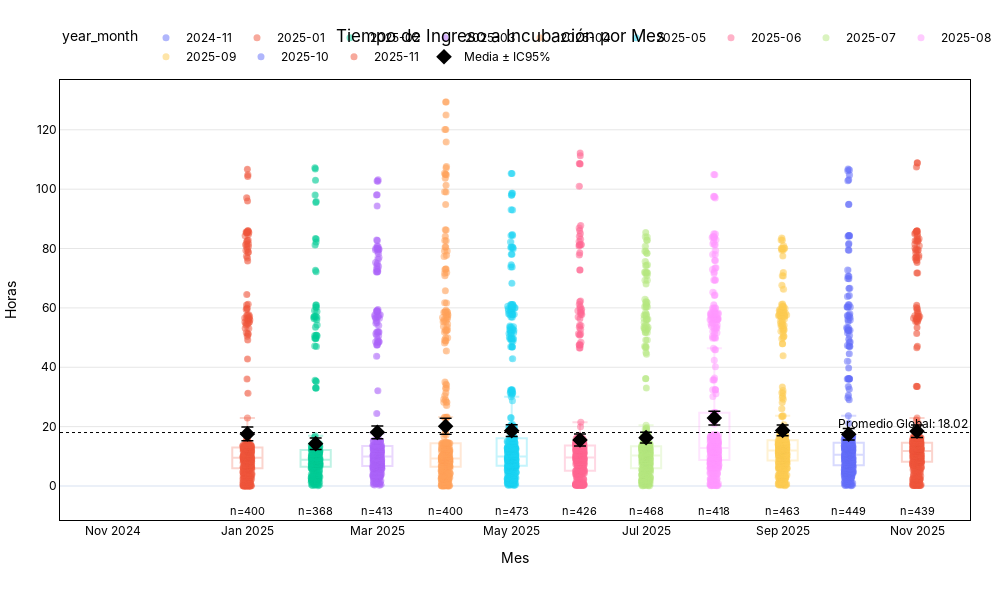

Notebook code for this chart:
### Code cell
# Asegúrate primero que la columna sea string para que se ordene bien
df_good['year_month'] = df_good['year_month'].astype(str)

fig1 = plot_statistical_strip(
    df=df_good,                        # <--- CORRECCIÓN: Pasa el DF limpio
    x_col='year_month',                # Eje X: Meses
    y_col='horas_ingreso_a_incubacion',# Eje Y: Horas
    # Títulos actualizados para que tengan sentido con tus datos
    title="Tiempo de Ingreso a Incubación por Mes",
    y_title="Horas",
    x_title="Mes",
    
    point_opacity=0.5,
    show_mean_ci=True,
    show_boxplot=True,
    show_counts=True                   # Útil para ver cuántas muestras hubo por mes
)

fig1.show()

### Figure 1 — Plotly figure (JSON) as saved in the notebook; plotly's stock layout.template omitted (floating-point values rounded to 4 significant figures; data arrays with more than 128 entries replaced by an {"elided": "..."} marker saying what was removed)
{"data": [{"alignmentgroup": "True", "boxpoints": "all", "fillcolor": "rgba(255,255,255,0)", "hoveron": "points", "hovertemplate": "<b>horas_ingreso_a_incubacion</b>: %{y:.2f}<br>year_month: %{x}<extra></extra>", "legendgroup": "2024-11", "line": {"color": "rgba(255,255,255,0)"}, "marker": {"color": "#636EFA", "line": {"width": 0}, "opacity": 0.5, "size": 7}, "name": "2024-11", "offsetgroup": "2024-11", "orientation": "v", "pointpos": 0, "showlegend": true, "type": "box", "x": {"elided": "2922 str values"}, "x0": " ", "xaxis": "x", "y": {"elided": "2922 float values"}, "y0": " ", "yaxis": "y"}, {"alignmentgroup": "True", "boxpoints": "all", "fillcolor": "rgba(255,255,255,0)", "hoveron": "points", "hovertemplate": "<b>horas_ingreso_a_incubacion</b>: %{y:.2f}<br>year_month: %{x}<extra></extra>", "legendgroup": "2025-01", "line": {"color": "rgba(255,255,255,0)"}, "marker": {"color": "#EF553B", "line": {"width": 0}, "opacity": 0.5, "size": 7}, "name": "2025-01", "offsetgroup": "2025-01", "orientation": "v", "pointpos": 0, "showlegend": true, "type": "box", "x": {"elided": "400 str values"}, "x0": " ", "xaxis": "x", "y": {"elided": "400 float values"}, "y0": " ", "yaxis": "y"}, {"alignmentgroup": "True", "boxpoints": "all", "fillcolor": "rgba(255,255,255,0)", "hoveron": "points", "hovertemplate": "<b>horas_ingreso_a_incubacion</b>: %{y:.2f}<br>year_month: %{x}<extra></extra>", "legendgroup": "2025-02", "line": {"color": "rgba(255,255,255,0)"}, "marker": {"color": "#00CC96", "line": {"width": 0}, "opacity": 0.5, "size": 7}, "name": "2025-02", "offsetgroup": "2025-02", "orientation": "v", "pointpos": 0, "showlegend": true, "type": "box", "x": {"elided": "370 str values"}, "x0": " ", "xaxis": "x", "y": {"elided": "370 float values"}, "y0": " ", "yaxis": "y"}, {"alignmentgroup": "True", "boxpoints": "all", "fillcolor": "rgba(255,255,255,0)", "hoveron": "points", "hovertemplate": "<b>horas_ingreso_a_incubacion</b>: %{y:.2f}<br>year_month: %{x}<extra></extra>", "legendgroup": "2025-03", "line": {"color": "rgba(255,255,255,0)"}, "marker": {"color": "#AB63FA", "line": {"width": 0}, "opacity": 0.5, "size": 7}, "name": "2025-03", "offsetgroup": "2025-03", "orientation": "v", "pointpos": 0, "showlegend": true, "type": "box", "x": {"elided": "413 str values"}, "x0": " ", "xaxis": "x", "y": {"elided": "413 float values"}, "y0": " ", "yaxis": "y"}, {"alignmentgroup": "True", "boxpoints": "all", "fillcolor": "rgba(255,255,255,0)", "hoveron": "points", "hovertemplate": "<b>horas_ingreso_a_incubacion</b>: %{y:.2f}<br>year_month: %{x}<extra></extra>", "legendgroup": "2025-04", "line": {"color": "rgba(255,255,255,0)"}, "marker": {"color": "#FFA15A", "line": {"width": 0}, "opacity": 0.5, "size": 7}, "name": "2025-04", "offsetgroup": "2025-04", "orientation": "v", "pointpos": 0, "showlegend": true, "type": "box", "x": {"elided": "401 str values"}, "x0": " ", "xaxis": "x", "y": {"elided": "401 float values"}, "y0": " ", "yaxis": "y"}, {"alignmentgroup": "True", "boxpoints": "all", "fillcolor": "rgba(255,255,255,0)", "hoveron": "points", "hovertemplate": "<b>horas_ingreso_a_incubacion</b>: %{y:.2f}<br>year_month: %{x}<extra></extra>", "legendgroup": "2025-05", "line": {"color": "rgba(255,255,255,0)"}, "marker": {"color": "#19D3F3", "line": {"width": 0}, "opacity": 0.5, "size": 7}, "name": "2025-05", "offsetgroup": "2025-05", "orientation": "v", "pointpos": 0, "showlegend": true, "type": "box", "x": {"elided": "474 str values"}, "x0": " ", "xaxis": "x", "y": {"elided": "474 float values"}, "y0": " ", "yaxis": "y"}, {"alignmentgroup": "True", "boxpoints": "all", "fillcolor": "rgba(255,255,255,0)", "hoveron": "points", "hovertemplate": "<b>horas_ingreso_a_incubacion</b>: %{y:.2f}<br>year_month: %{x}<extra></extra>", "legendgroup": "2025-06", "line": {"color": "rgba(255,255,255,0)"}, "marker": {"color": "#FF6692", "line": {"width": 0}, "opacity": 0.5, "size": 7}, "name": "2025-06", "offsetgroup": "2025-06", "orientation": "v", "pointpos": 0, "showlegend": true, "type": "box", "x": {"elided": "428 str values"}, "x0": " ", "xaxis": "x", "y": {"elided": "428 float values"}, "y0": " ", "yaxis": "y"}, {"alignmentgroup": "True", "boxpoints": "all", "fillcolor": "rgba(255,255,255,0)", "hoveron": "points", "hovertemplate": "<b>horas_ingreso_a_incubacion</b>: %{y:.2f}<br>year_month: %{x}<extra></extra>", "legendgroup": "2025-07", "line": {"color": "rgba(255,255,255,0)"}, "marker": {"color": "#B6E880", "line": {"width": 0}, "opacity": 0.5, "size": 7}, "name": "2025-07", "offsetgroup": "2025-07", "orientation": "v", "pointpos": 0, "showlegend": true, "type": "box", "x": {"elided": "472 str values"}, "x0": " ", "xaxis": "x", "y": {"elided": "472 float values"}, "y0": " ", "yaxis": "y"}, {"alignmentgroup": "True", "boxpoints": "all", "fillcolor": "rgba(255,255,255,0)", "hoveron": "points", "hovertemplate": "<b>horas_ingreso_a_incubacion</b>: %{y:.2f}<br>year_month: %{x}<extra></extra>", "legendgroup": "2025-08", "line": {"color": "rgba(255,255,255,0)"}, "marker": {"color": "#FF97FF", "line": {"width": 0}, "opacity": 0.5, "size": 7}, "name": "2025-08", "offsetgroup": "2025-08", "orientation": "v", "pointpos": 0, "showlegend": true, "type": "box", "x": {"elided": "419 str values"}, "x0": " ", "xaxis": "x", "y": {"elided": "419 float values"}, "y0": " ", "yaxis": "y"}, {"alignmentgroup": "True", "boxpoints": "all", "fillcolor": "rgba(255,255,255,0)", "hoveron": "points", "hovertemplate": "<b>horas_ingreso_a_incubacion</b>: %{y:.2f}<br>year_month: %{x}<extra></extra>", "legendgroup": "2025-09", "line": {"color": "rgba(255,255,255,0)"}, "marker": {"color": "#FECB52", "line": {"width": 0}, "opacity": 0.5, "size": 7}, "name": "2025-09", "offsetgroup": "2025-09", "orientation": "v", "pointpos": 0, "showlegend": true, "type": "box", "x": {"elided": "464 str values"}, "x0": " ", "xaxis": "x", "y": {"elided": "464 float values"}, "y0": " ", "yaxis": "y"}, {"alignmentgroup": "True", "boxpoints": "all", "fillcolor": "rgba(255,255,255,0)", "hoveron": "points", "hovertemplate": "<b>horas_ingreso_a_incubacion</b>: %{y:.2f}<br>year_month: %{x}<extra></extra>", "legendgroup": "2025-10", "line": {"color": "rgba(255,255,255,0)"}, "marker": {"color": "#636EFA", "line": {"width": 0}, "opacity": 0.5, "size": 7}, "name": "2025-10", "offsetgroup": "2025-10", "orientation": "v", "pointpos": 0, "showlegend": true, "type": "box", "x": {"elided": "484 str values"}, "x0": " ", "xaxis": "x", "y": {"elided": "484 float values"}, "y0": " ", "yaxis": "y"}, {"alignmentgroup": "True", "boxpoints": "all", "fillcolor": "rgba(255,255,255,0)", "hoveron": "points", "hovertemplate": "<b>horas_ingreso_a_incubacion</b>: %{y:.2f}<br>year_month: %{x}<extra></extra>", "legendgroup": "2025-11", "line": {"color": "rgba(255,255,255,0)"}, "marker": {"color": "#EF553B", "line": {"width": 0}, "opacity": 0.5, "size": 7}, "name": "2025-11", "offsetgroup": "2025-11", "orientation": "v", "pointpos": 0, "showlegend": true, "type": "box", "x": {"elided": "441 str values"}, "x0": " ", "xaxis": "x", "y": {"elided": "441 float values"}, "y0": " ", "yaxis": "y"}, {"boxmean": false, "fillcolor": "rgba(0,0,0,0)", "hoverinfo": "skip", "line": {"color": "#636EFA"}, "marker": {"color": "#636EFA"}, "name": "2024-11 (IQR)", "opacity": 0.25, "showlegend": false, "type": "box", "x": {"elided": "2922 str values"}, "y": {"elided": "2922 float values"}}, {"boxmean": false, "fillcolor": "rgba(0,0,0,0)", "hoverinfo": "skip", "line": {"color": "#EF553B"}, "marker": {"color": "#EF553B"}, "name": "2025-01 (IQR)", "opacity": 0.25, "showlegend": false, "type": "box", "x": {"elided": "400 str values"}, "y": {"elided": "400 float values"}}, {"boxmean": false, "fillcolor": "rgba(0,0,0,0)", "hoverinfo": "skip", "line": {"color": "#00CC96"}, "marker": {"color": "#00CC96"}, "name": "2025-02 (IQR)", "opacity": 0.25, "showlegend": false, "type": "box", "x": {"elided": "370 str values"}, "y": {"elided": "370 float values"}}, {"boxmean": false, "fillcolor": "rgba(0,0,0,0)", "hoverinfo": "skip", "line": {"color": "#AB63FA"}, "marker": {"color": "#AB63FA"}, "name": "2025-03 (IQR)", "opacity": 0.25, "showlegend": false, "type": "box", "x": {"elided": "413 str values"}, "y": {"elided": "413 float values"}}, {"boxmean": false, "fillcolor": "rgba(0,0,0,0)", "hoverinfo": "skip", "line": {"color": "#FFA15A"}, "marker": {"color": "#FFA15A"}, "name": "2025-04 (IQR)", "opacity": 0.25, "showlegend": false, "type": "box", "x": {"elided": "401 str values"}, "y": {"elided": "401 float values"}}, {"boxmean": false, "fillcolor": "rgba(0,0,0,0)", "hoverinfo": "skip", "line": {"color": "#19D3F3"}, "marker": {"color": "#19D3F3"}, "name": "2025-05 (IQR)", "opacity": 0.25, "showlegend": false, "type": "box", "x": {"elided": "474 str values"}, "y": {"elided": "474 float values"}}, {"boxmean": false, "fillcolor": "rgba(0,0,0,0)", "hoverinfo": "skip", "line": {"color": "#FF6692"}, "marker": {"color": "#FF6692"}, "name": "2025-06 (IQR)", "opacity": 0.25, "showlegend": false, "type": "box", "x": {"elided": "428 str values"}, "y": {"elided": "428 float values"}}, {"boxmean": false, "fillcolor": "rgba(0,0,0,0)", "hoverinfo": "skip", "line": {"color": "#B6E880"}, "marker": {"color": "#B6E880"}, "name": "2025-07 (IQR)", "opacity": 0.25, "showlegend": false, "type": "box", "x": {"elided": "472 str values"}, "y": {"elided": "472 float values"}}, {"boxmean": false, "fillcolor": "rgba(0,0,0,0)", "hoverinfo": "skip", "line": {"color": "#FF97FF"}, "marker": {"color": "#FF97FF"}, "name": "2025-08 (IQR)", "opacity": 0.25, "showlegend": false, "type": "box", "x": {"elided": "419 str values"}, "y": {"elided": "419 float values"}}, {"boxmean": false, "fillcolor": "rgba(0,0,0,0)", "hoverinfo": "skip", "line": {"color": "#FECB52"}, "marker": {"color": "#FECB52"}, "name": "2025-09 (IQR)", "opacity": 0.25, "showlegend": false, "type": "box", "x": {"elided": "464 str values"}, "y": {"elided": "464 float values"}}, {"boxmean": false, "fillcolor": "rgba(0,0,0,0)", "hoverinfo": "skip", "line": {"color": "#636EFA"}, "marker": {"color": "#636EFA"}, "name": "2025-10 (IQR)", "opacity": 0.25, "showlegend": false, "type": "box", "x": {"elided": "484 str values"}, "y": {"elided": "484 float values"}}, {"boxmean": false, "fillcolor": "rgba(0,0,0,0)", "hoverinfo": "skip", "line": {"color": "#EF553B"}, "marker": {"color": "#EF553B"}, "name": "2025-11 (IQR)", "opacity": 0.25, "showlegend": false, "type": "box", "x": {"elided": "441 str values"}, "y": {"elided": "441 float values"}}, {"customdata": [NaN, 2.319, 1.934, 2.177, 2.671, 1.99, 2.037, 1.784, 2.297, 1.804, 1.949, 2.103], "error_y": {"array": [NaN, 2.319, 1.934, 2.177, 2.671, 1.99, 2.037, 1.784, 2.297, 1.804, 1.949, 2.103], "color": "black", "thickness": 1.5, "type": "data", "width": 6}, "hovertemplate": "<b>Media</b>: %{y:.2f}<br>IC95%: ±%{customdata:.2f}<extra></extra>", "marker": {"color": "black", "size": 12, "symbol": "diamond"}, "mode": "markers", "name": "Media ± IC95%", "showlegend": true, "type": "scatter", "x": ["2024-11", "2025-01", "2025-02", "2025-03", "2025-04", "2025-05", "2025-06", "2025-07", "2025-08", "2025-09", "2025-10", "2025-11"], "y": [NaN, 17.56, 14.27, 18.08, 20.13, 18.65, 15.48, 16.29, 22.88, 18.73, 17.41, 18.46]}], "layout": {"annotations": [{"font": {"color": "black"}, "showarrow": false, "text": "Promedio Global: 18.02", "x": 1, "xanchor": "right", "xref": "x domain", "y": 18.02, "yanchor": "bottom", "yref": "y"}, {"font": {"color": "black", "size": 11}, "showarrow": false, "text": "n=400", "x": "2025-01", "y": 0, "yshift": -25}, {"font": {"color": "black", "size": 11}, "showarrow": false, "text": "n=368", "x": "2025-02", "y": 0, "yshift": -25}, {"font": {"color": "black", "size": 11}, "showarrow": false, "text": "n=413", "x": "2025-03", "y": 0, "yshift": -25}, {"font": {"color": "black", "size": 11}, "showarrow": false, "text": "n=400", "x": "2025-04", "y": 0, "yshift": -25}, {"font": {"color": "black", "size": 11}, "showarrow": false, "text": "n=473", "x": "2025-05", "y": 0, "yshift": -25}, {"font": {"color": "black", "size": 11}, "showarrow": false, "text": "n=426", "x": "2025-06", "y": 0, "yshift": -25}, {"font": {"color": "black", "size": 11}, "showarrow": false, "text": "n=468", "x": "2025-07", "y": 0, "yshift": -25}, {"font": {"color": "black", "size": 11}, "showarrow": false, "text": "n=418", "x": "2025-08", "y": 0, "yshift": -25}, {"font": {"color": "black", "size": 11}, "showarrow": false, "text": "n=463", "x": "2025-09", "y": 0, "yshift": -25}, {"font": {"color": "black", "size": 11}, "showarrow": false, "text": "n=449", "x": "2025-10", "y": 0, "yshift": -25}, {"font": {"color": "black", "size": 11}, "showarrow": false, "text": "n=439", "x": "2025-11", "y": 0, "yshift": -25}], "boxmode": "overlay", "font": {"color": "black", "family": "Inter, Arial, sans-serif"}, "height": 600, "legend": {"orientation": "h", "title": {"text": "year_month"}, "tracegroupgap": 0, "x": 0, "xanchor": "left", "y": 1.02, "yanchor": "bottom"}, "margin": {"b": 80, "l": 60, "r": 30, "t": 80}, "paper_bgcolor": "rgba(0,0,0,0)", "plot_bgcolor": "rgba(0,0,0,0)", "shapes": [{"line": {"color": "black", "dash": "dot", "width": 1}, "type": "line", "x0": 0, "x1": 1, "xref": "x domain", "y0": 18.02, "y1": 18.02, "yref": "y"}], "title": {"text": "Tiempo de Ingreso a Incubación por Mes", "x": 0.5, "xanchor": "center", "y": 0.95, "yanchor": "top"}, "width": 1000, "xaxis": {"anchor": "y", "categoryarray": ["2024-11", "2025-01", "2025-02", "2025-03", "2025-04", "2025-05", "2025-06", "2025-07", "2025-08", "2025-09", "2025-10", "2025-11"], "categoryorder": "array", "domain": [0, 1], "linecolor": "black", "mirror": true, "showline": true, "title": {"text": "Mes"}}, "yaxis": {"anchor": "x", "domain": [0, 1], "gridcolor": "rgba(0,0,0,0.1)", "linecolor": "black", "mirror": true, "showline": true, "title": {"text": "Horas"}}}}
